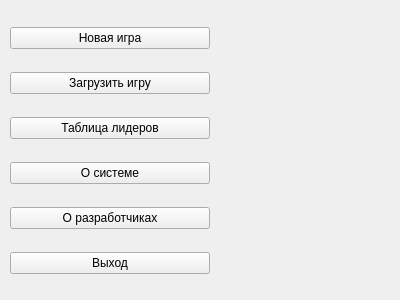
<?xml version="1.0" encoding="UTF-8"?>
<ui version="4.0">
 <class>UserMenu</class>
 <widget class="QWidget" name="UserMenu">
  <property name="geometry">
   <rect>
    <x>0</x>
    <y>0</y>
    <width>400</width>
    <height>300</height>
   </rect>
  </property>
  <property name="windowTitle">
   <string>Меню пользователя</string>
  </property>
  <widget class="QWidget" name="verticalLayoutWidget">
   <property name="geometry">
    <rect>
     <x>10</x>
     <y>10</y>
     <width>381</width>
     <height>281</height>
    </rect>
   </property>
   <layout class="QVBoxLayout" name="user_menu_verticalLayout">
    <item>
     <widget class="QPushButton" name="new_game_pushButton">
      <property name="sizePolicy">
       <sizepolicy hsizetype="Fixed" vsizetype="Fixed">
        <horstretch>0</horstretch>
        <verstretch>0</verstretch>
       </sizepolicy>
      </property>
      <property name="maximumSize">
       <size>
        <width>200</width>
        <height>16777215</height>
       </size>
      </property>
      <property name="layoutDirection">
       <enum>Qt::LeftToRight</enum>
      </property>
      <property name="autoFillBackground">
       <bool>false</bool>
      </property>
      <property name="text">
       <string>Новая игра</string>
      </property>
      <property name="autoDefault">
       <bool>false</bool>
      </property>
      <property name="default">
       <bool>false</bool>
      </property>
     </widget>
    </item>
    <item>
     <widget class="QPushButton" name="load_game_pushButton">
      <property name="sizePolicy">
       <sizepolicy hsizetype="Fixed" vsizetype="Fixed">
        <horstretch>0</horstretch>
        <verstretch>0</verstretch>
       </sizepolicy>
      </property>
      <property name="maximumSize">
       <size>
        <width>200</width>
        <height>16777215</height>
       </size>
      </property>
      <property name="layoutDirection">
       <enum>Qt::LeftToRight</enum>
      </property>
      <property name="autoFillBackground">
       <bool>false</bool>
      </property>
      <property name="text">
       <string>Загрузить игру</string>
      </property>
      <property name="autoDefault">
       <bool>false</bool>
      </property>
      <property name="default">
       <bool>false</bool>
      </property>
     </widget>
    </item>
    <item>
     <widget class="QPushButton" name="leader_board_pushButton">
      <property name="sizePolicy">
       <sizepolicy hsizetype="Fixed" vsizetype="Fixed">
        <horstretch>0</horstretch>
        <verstretch>0</verstretch>
       </sizepolicy>
      </property>
      <property name="maximumSize">
       <size>
        <width>200</width>
        <height>16777215</height>
       </size>
      </property>
      <property name="layoutDirection">
       <enum>Qt::LeftToRight</enum>
      </property>
      <property name="autoFillBackground">
       <bool>false</bool>
      </property>
      <property name="text">
       <string>Таблица лидеров</string>
      </property>
      <property name="autoDefault">
       <bool>false</bool>
      </property>
      <property name="default">
       <bool>false</bool>
      </property>
     </widget>
    </item>
    <item>
     <widget class="QPushButton" name="about_system_pushButton">
      <property name="sizePolicy">
       <sizepolicy hsizetype="Fixed" vsizetype="Fixed">
        <horstretch>0</horstretch>
        <verstretch>0</verstretch>
       </sizepolicy>
      </property>
      <property name="maximumSize">
       <size>
        <width>200</width>
        <height>16777215</height>
       </size>
      </property>
      <property name="layoutDirection">
       <enum>Qt::LeftToRight</enum>
      </property>
      <property name="autoFillBackground">
       <bool>false</bool>
      </property>
      <property name="text">
       <string>О системе</string>
      </property>
      <property name="autoDefault">
       <bool>false</bool>
      </property>
      <property name="default">
       <bool>false</bool>
      </property>
     </widget>
    </item>
    <item>
     <widget class="QPushButton" name="about_creators_pushButton">
      <property name="sizePolicy">
       <sizepolicy hsizetype="Fixed" vsizetype="Fixed">
        <horstretch>0</horstretch>
        <verstretch>0</verstretch>
       </sizepolicy>
      </property>
      <property name="maximumSize">
       <size>
        <width>200</width>
        <height>16777215</height>
       </size>
      </property>
      <property name="layoutDirection">
       <enum>Qt::LeftToRight</enum>
      </property>
      <property name="autoFillBackground">
       <bool>false</bool>
      </property>
      <property name="text">
       <string>О разработчиках</string>
      </property>
      <property name="autoDefault">
       <bool>false</bool>
      </property>
      <property name="default">
       <bool>false</bool>
      </property>
     </widget>
    </item>
    <item>
     <widget class="QPushButton" name="exit_pushButton">
      <property name="sizePolicy">
       <sizepolicy hsizetype="Fixed" vsizetype="Fixed">
        <horstretch>0</horstretch>
        <verstretch>0</verstretch>
       </sizepolicy>
      </property>
      <property name="maximumSize">
       <size>
        <width>200</width>
        <height>16777215</height>
       </size>
      </property>
      <property name="layoutDirection">
       <enum>Qt::LeftToRight</enum>
      </property>
      <property name="autoFillBackground">
       <bool>false</bool>
      </property>
      <property name="text">
       <string>Выход</string>
      </property>
      <property name="autoDefault">
       <bool>false</bool>
      </property>
      <property name="default">
       <bool>false</bool>
      </property>
     </widget>
    </item>
   </layout>
  </widget>
 </widget>
 <resources/>
 <connections/>
</ui>
